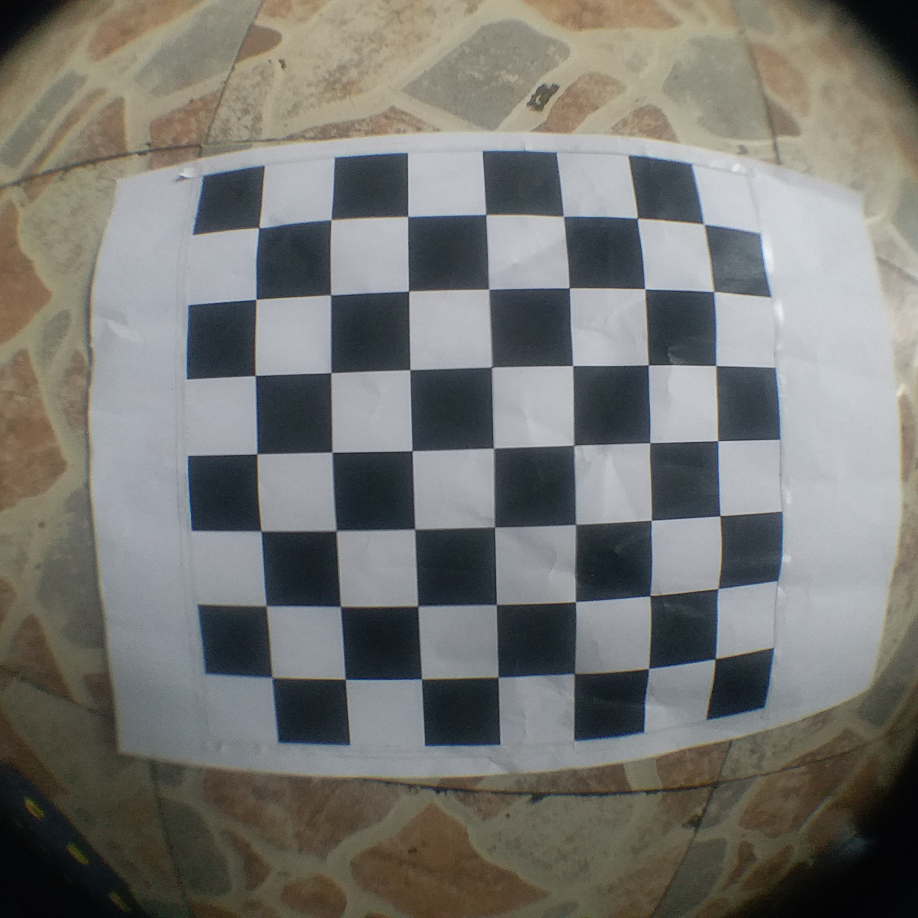
#> input picture fisheye_cablication/fisheye_calib_images/20210608_104614.jpg, 1836 x 1836 px, found by its file name (shown at 1/2 size); its folder holds only this picture in this run; the run also reads 1 picture not shown here
$ python fisheye_calibration.py   (older library calls are emulated)
#> lines starting #> are read from the running program, lines starting #| are printed output that depends on the picture
import cv2
import numpy as np
import os
from pathlib import Path

# Checkboard dimensions
CHECKERBOARD = (7, 7)
subpix_criteria = (cv2.TERM_CRITERIA_EPS + cv2.TERM_CRITERIA_MAX_ITER, 30, 0.1)
calibration_flags = cv2.fisheye.CALIB_RECOMPUTE_EXTRINSIC  + cv2.fisheye.CALIB_FIX_SKEW + cv2.fisheye.CALIB_CHECK_COND
objp = np.zeros((1, CHECKERBOARD[0] * CHECKERBOARD[1], 3), np.float32)
objp[0, :, :2] = np.mgrid[0:CHECKERBOARD[0], 0:CHECKERBOARD[1]].T.reshape(-1, 2)

objpoints = []  # 3d point in real world space
imgpoints = []  # 2d points in image plane.

### read images and for each image:


dir = Path(r'.\fisheye_calib_images')
arr = os.listdir(dir)
print(f'dir is {dir}')
num = 0
for name in arr:
    fullname = os.path.join(dir, name)
    print(f"image {fullname}")
    img = cv2.imread(fullname)
#> img is the input picture: shape (1836, 1836, 3); mean B, G, R 113.6, 117.5, 117.7

    if img.size == 0:
        print("Could not read the image01: ")
        exit(1)

    img_shape = img.shape[:2]
#> img_shape = (1836, 1836)
    gray = cv2.cvtColor(img, cv2.COLOR_BGR2GRAY)
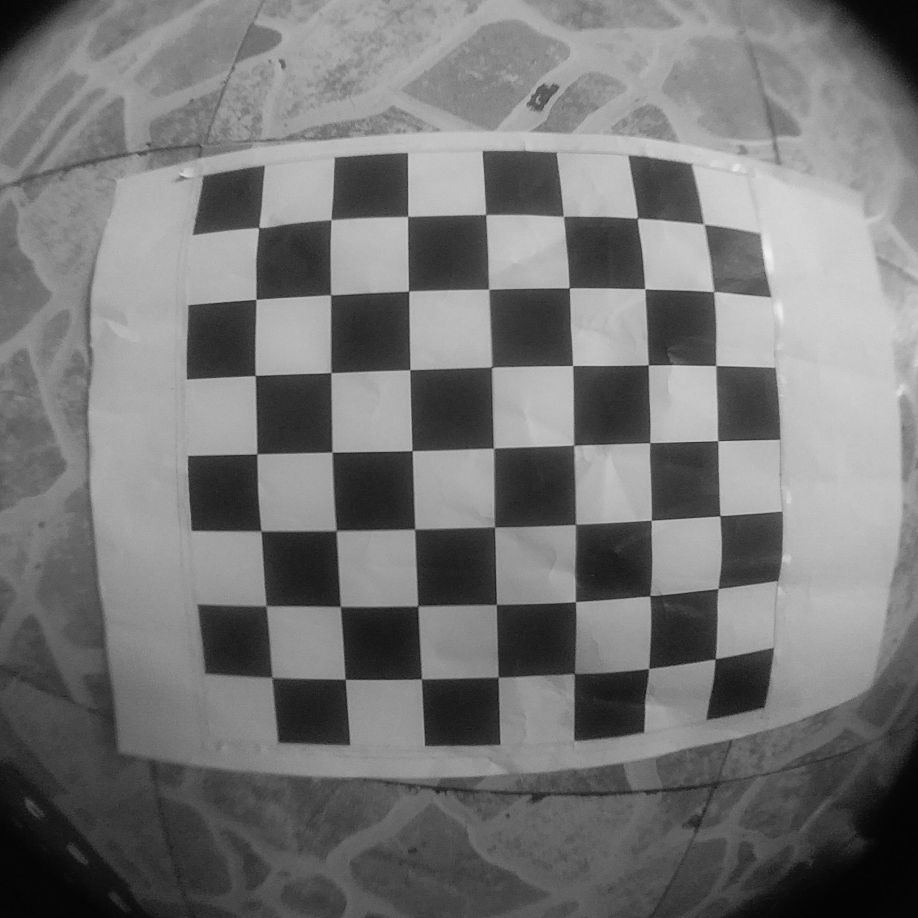
#> gray: shape (1836, 1836) (shown at 1/2 size); min 1, max 243, mean 117.1
    # Find the chess board corners
    ret, corners = cv2.findChessboardCorners(gray, CHECKERBOARD,
                                             cv2.CALIB_CB_ADAPTIVE_THRESH + cv2.CALIB_CB_FAST_CHECK + cv2.CALIB_CB_NORMALIZE_IMAGE)
#> ret = True; corners = 49 rows, first 8: [517.4, 457.6], [662.4, 439.5], [814.9, 433.7], [972, 431.8], [1125.2, 433.7], [1275.5, 437], [1409, 447.5], [512.7, 599.5]
    # ret, corners = cv2.findChessboardCornersSB(gray, CHECKERBOARD,cv2.CALIB_CB_EXHAUSTIVE | cv2.CALIB_CB_ACCURACY);
    # If found, add object points, image points (after refining them)
    print(f"return {ret}; corners {corners}")
#> (printed output is left out)
    if ret == True:
        num += 1
        objpoints.append(objp)
        cv2.cornerSubPix(gray, corners, (3, 3), (-1, -1), subpix_criteria)
        imgpoints.append(corners)
#        image=cv2.drawChessboardCorners(gray, CHECKERBOARD, corners, ret);
###


print(f"num of imag {num}")
# calculate K & D
N_imm = num  # number of calibration images
K = np.zeros((3, 3))
D = np.zeros((4, 1))
rvecs = [np.zeros((1, 1, 3), dtype=np.float64) for i in range(N_imm)]
tvecs = [np.zeros((1, 1, 3), dtype=np.float64) for i in range(N_imm)]
retval, K, D, rvecs, tvecs = cv2.fisheye.calibrate(
    objpoints,
    imgpoints,
    gray.shape[::-1],
    K,
    D,
    rvecs,
    tvecs,
    calibration_flags,
    (cv2.TERM_CRITERIA_EPS + cv2.TERM_CRITERIA_MAX_ITER, 30, 1e-6))
#> retval = 27; K = [[-121685.7, 0, 1076.9], [0, -123364.2, -979.4], [0, 0, 1]]; D = [2416.9, -57680.6, 689101.4, -3313057]; rvecs = ([0.0746, -1.27, -2.9],); tvecs = ([3.74, -10.08, 1060.5],)

# un-distortion an image
img = cv2.imread(r".\20210608_104614.jpg")
#img = cv2.imread(r"C:\Users\palad\PycharmProjects\get_file_name\20210608_105850.jpg")
DIM = img.shape[:2][::-1]
#> DIM = (1836, 1836)
print(f"DIM: {DIM}")
#| DIM: (1836, 1836)
map1, map2 = cv2.fisheye.initUndistortRectifyMap(K, D, np.eye(3), K, DIM, cv2.CV_16SC2)
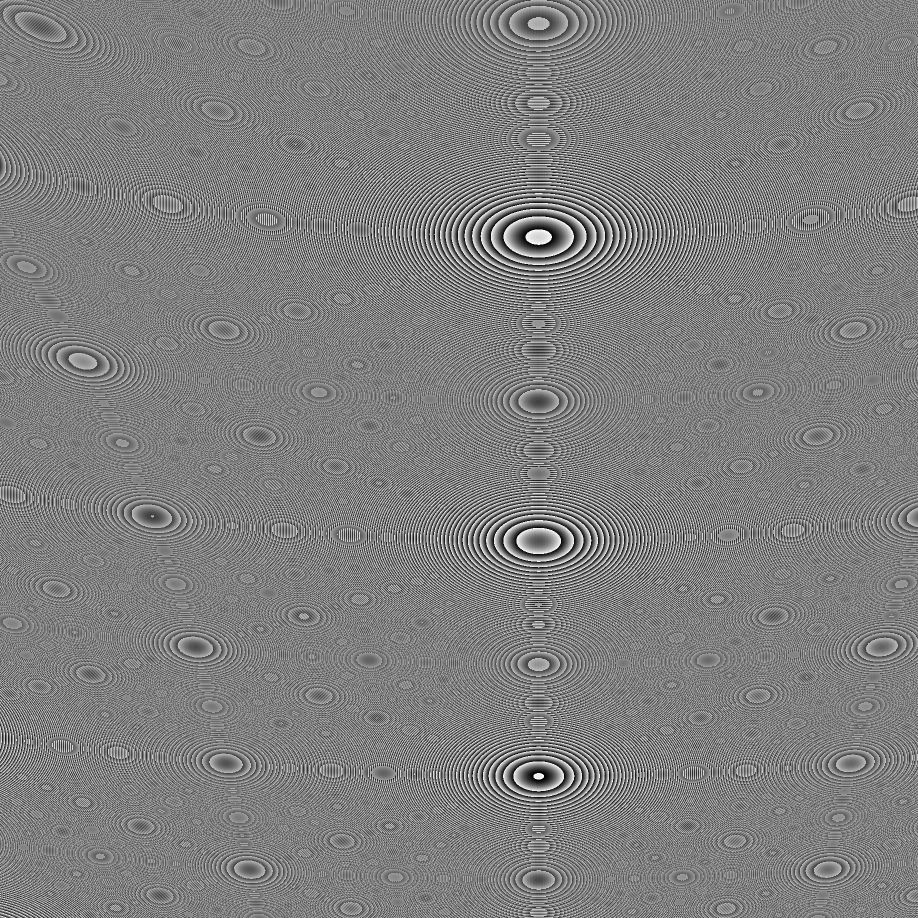
#> map2: shape (1836, 1836) uint16 (shown at 1/2 size); min 0, max 1023, mean 511.4; drawn with min black and max white
undistorted_img = cv2.remap(img, map1, map2, interpolation=cv2.INTER_LINEAR, borderMode=cv2.BORDER_CONSTANT)
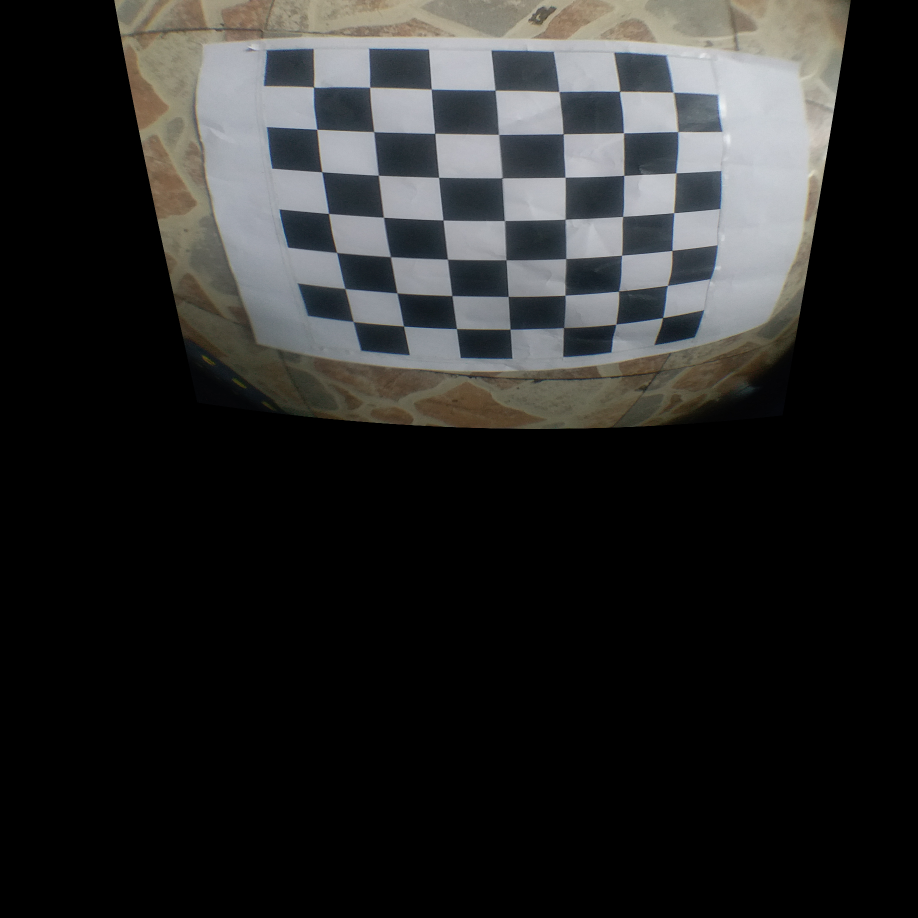
#> undistorted_img: shape (1836, 1836, 3) (shown at 1/2 size); mean B, G, R 39.8, 40.4, 40.1
cv2.namedWindow("image", cv2.WINDOW_NORMAL);
cv2.imshow("image", undistorted_img);
cv2.imwrite(r".\undistored.jpg", undistorted_img);
cv2.waitKey(0);
